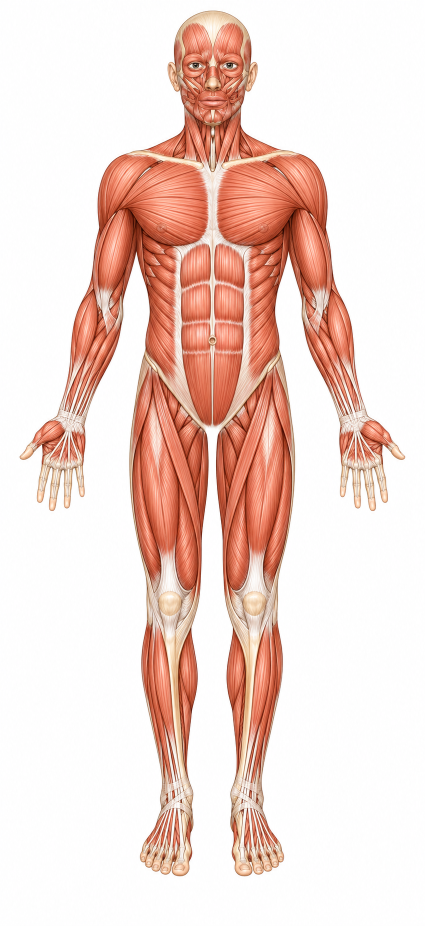
#> input picture assets/source_assets/body_front_imagegen_anterior.png, 850 x 1851 px (shown at 1/2 size)
$ python prepare_front_muscle_asset.py
#> lines starting #> are read from the running program, lines starting #| are printed output that depends on the picture
from __future__ import annotations

import shutil
from pathlib import Path

from PIL import Image, ImageEnhance, ImageFilter


ROOT = Path(__file__).resolve().parents[1]
DISPLAY_ASSET = ROOT / "assets" / "images" / "body_front.png"
LEGACY_DISPLAY_ASSET = ROOT / "assets" / "images" / "body_front.jpg"
GENERATED_SOURCE = ROOT / "assets" / "source_assets" / "body_front_imagegen_anterior.png"
ORIGINAL_BACKUP = ROOT / "assets" / "source_assets" / "body_front_labeled_original.jpg"

TARGET_WIDTH = 500


def main() -> None:
    if not GENERATED_SOURCE.exists():
        raise FileNotFoundError(GENERATED_SOURCE)

    ORIGINAL_BACKUP.parent.mkdir(parents=True, exist_ok=True)
    if LEGACY_DISPLAY_ASSET.exists() and not ORIGINAL_BACKUP.exists():
        shutil.copy2(LEGACY_DISPLAY_ASSET, ORIGINAL_BACKUP)

    image = Image.open(GENERATED_SOURCE).convert("RGB")
#> image is the input picture: PIL image 850x1851 RGB; mean R, G, B 240.5, 216.2, 208.5
    target_height = round(TARGET_WIDTH * image.height / image.width)
#> target_height = 1089
    image = image.resize((TARGET_WIDTH, target_height), Image.Resampling.LANCZOS)
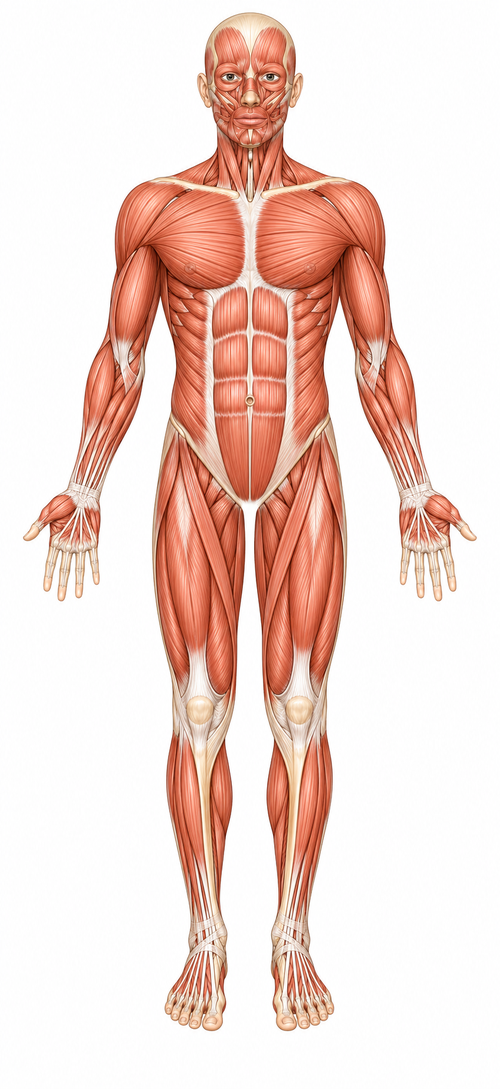
#> image: PIL image 500x1089 RGB; mean R, G, B 240.5, 216.2, 208.5

    image = ImageEnhance.Contrast(image).enhance(1.03)
    image = ImageEnhance.Color(image).enhance(1.02)
    image = image.filter(ImageFilter.UnsharpMask(radius=0.9, percent=55, threshold=2))
    rgba = image.convert("RGBA")
    pixels = rgba.load()
    for y in range(rgba.height):
        for x in range(rgba.width):
            r, g, b, _ = pixels[x, y]
            whiteness = min(r, g, b)
            alpha = 0 if whiteness > 247 else 255
            if 235 < whiteness <= 247:
                alpha = int((247 - whiteness) / 12 * 255)
            pixels[x, y] = (r, g, b, alpha)
    rgba.save(DISPLAY_ASSET, optimize=True)


if __name__ == "__main__":
    main()

$ run again, with assets/images/body_back_regions.png copied over assets/source_assets/body_front_imagegen_anterior.png
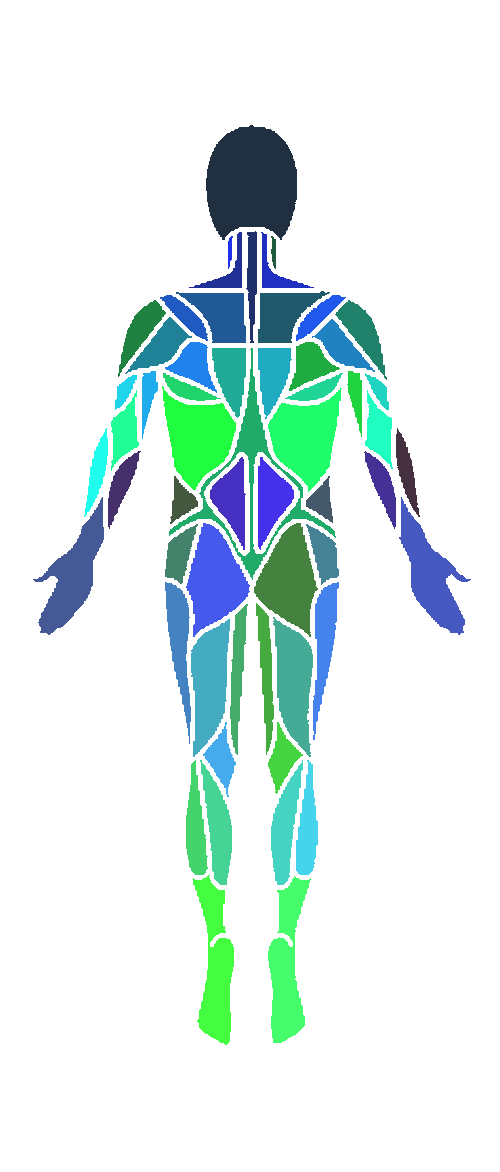
#> input picture assets/images/body_back_regions.png, 500 x 1172 px
#> in main, `image = Image.open(GENERATED_SOURCE).convert("RGB")`:
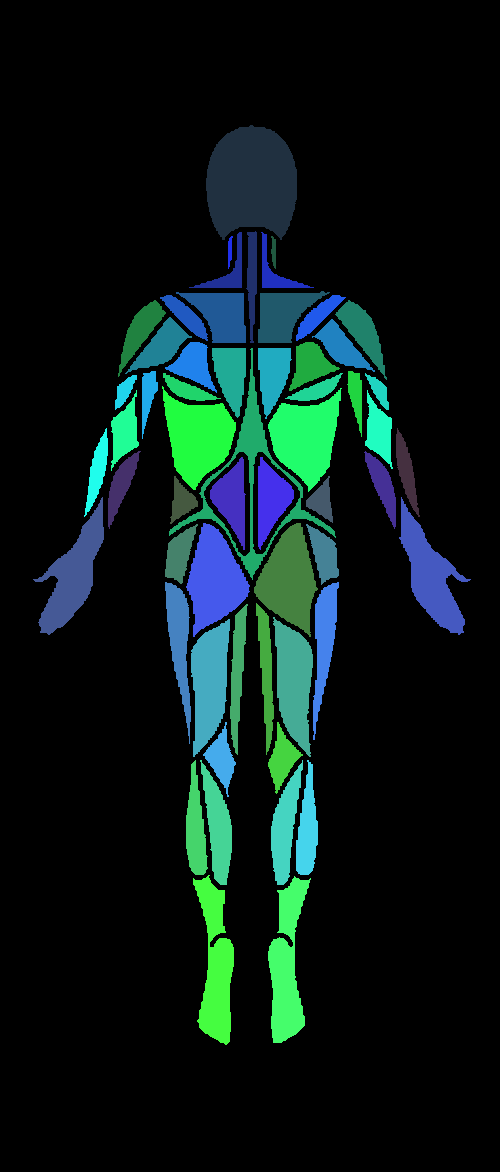
#> image: PIL image 500x1172 RGB; mean R, G, B 9.3, 26.3, 24.3
